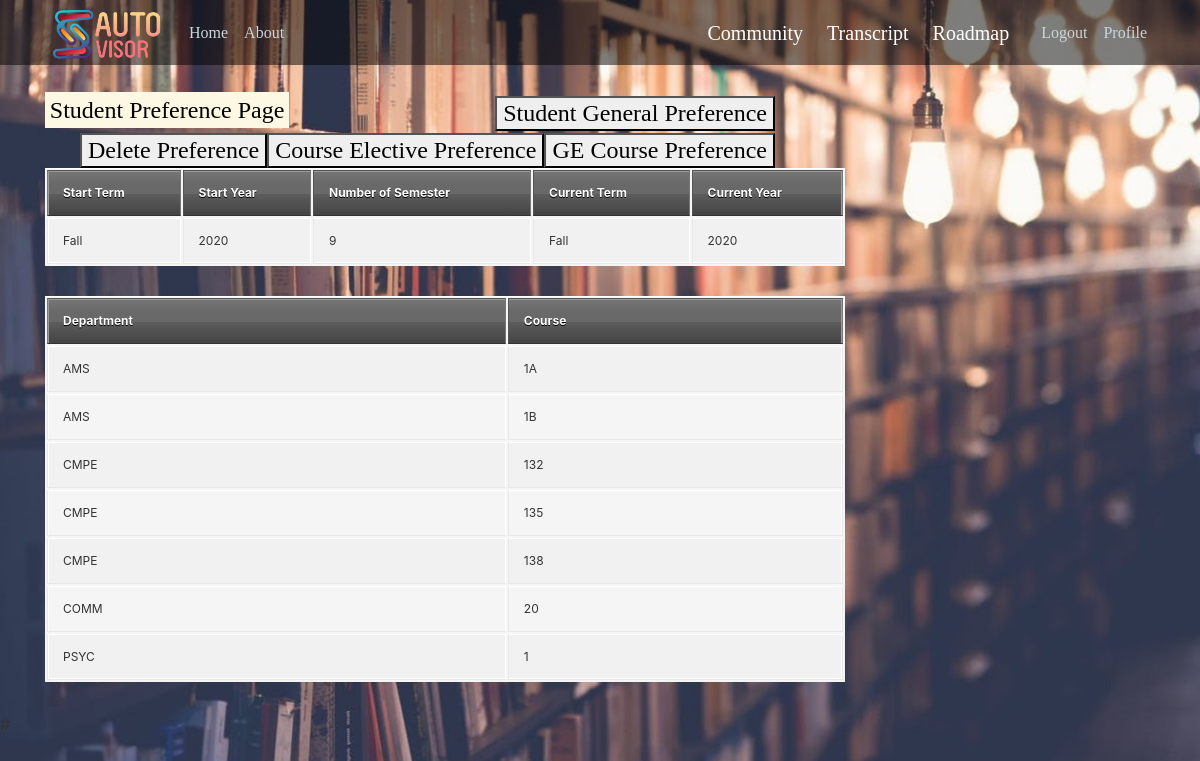
Before: /Preference/ (signed in) with the older database file.
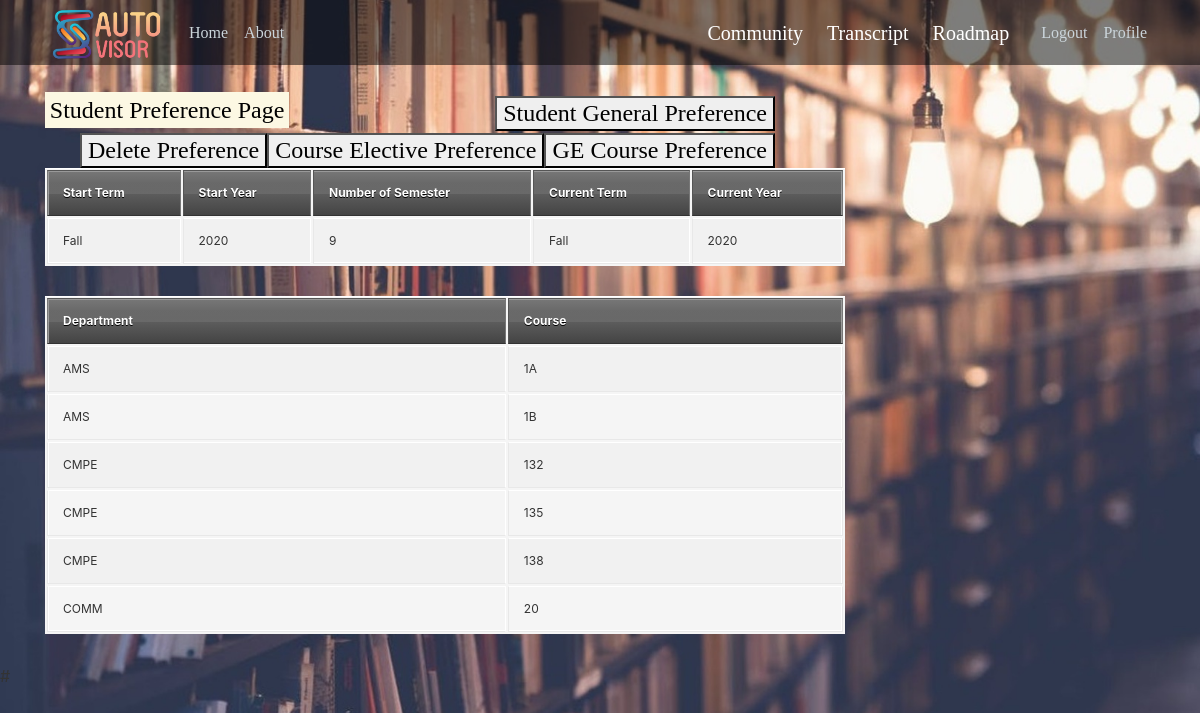
After: the same page with the newer database file.
### schedule/models.py (models this page shows, shortened)
class Student(models.Model):
	id = models.AutoField(auto_created=True, primary_key=True)
	studentID = models.CharField(max_length=9,unique=True)
	user = models.OneToOneField(User, default=None, null=True, on_delete=models.CASCADE)
	startTerm = models.CharField(max_length=6,choices=TERMS,default='Fall')
	startYear = models.IntegerField(default=date.today().year)
	numSemesters = models.IntegerField(default=8)
	currentTerm = models.CharField(max_length=6, choices=TERMS, default='Fall')
	currentYear = models.IntegerField(default=date.today().year)
	catalogue = models.ForeignKey('Catalogue',on_delete=models.RESTRICT)
	prefCourseList = models.ManyToManyField('Course', symmetrical=False, blank=True, through='PreferredCourse')
	separateSV = models.BooleanField(default=False)
	roadmap = models.OneToOneField('Roadmap',on_delete=models.SET_NULL,default=None,blank=True,null=True)
	transcript = models.OneToOneField('Transcript',on_delete=models.SET_NULL,default=None,blank=True,null=True)
	friends = models.ManyToManyField('self',symmetrical=True,related_name='AcceptedFriends',blank=True)
	friendRequests = models.ManyToManyField('self',symmetrical=False,related_name='RequestFriends',blank=True)
	class Meta:
		ordering = ('studentID',)

class PreferredCourse(models.Model):
	course = models.ForeignKey('Course',on_delete=models.CASCADE)
	student = models.ForeignKey('Student',on_delete=models.CASCADE)
	reqID = models.ManyToManyField('GERequirement',default=None,blank=True)
	courseType = models.CharField(max_length=13, choices=CLASS_TYPE, default='General')
	class Meta:
		ordering = ('student','course',)

class Course(models.Model):
	id = models.AutoField(primary_key=True)
	department = models.ForeignKey('Department',on_delete=models.RESTRICT)
	courseID = models.TextField()
	numUnits = models.IntegerField(default=3)
	prereqs = models.ManyToManyField('self',symmetrical=False,blank=True,related_name='Prerequisites',through='PrereqGrade')
	coreqs = models.ManyToManyField('self',symmetrical=False,blank=True,related_name='Corequisites')
	GEArea = models.ManyToManyField('GEArea', symmetrical=False, blank=True,related_name='GE_Areas')
	unitPrereq = models.IntegerField(default=0) #How many units must be taken before taking class
	requiresWST = models.BooleanField(default=False)
	isCapstone = models.BooleanField(default=False)
	isAlternateCapstone = models.BooleanField(default=False)
	NOfPrereqs = models.ManyToManyField('self',symmetrical=False,blank=True,related_name='Optional_Prerequisites',through='OptionalPrereqGrade')
	NPrereqs = models.IntegerField(default=0)
	NOfCoreqs = models.ManyToManyField('self', symmetrical=False, blank=True, related_name='Optional_Corequisites')
	NCoreqs = models.IntegerField(default=0)
	GEPrereqs = models.ManyToManyField('GEArea', symmetrical=False, blank=True,related_name='GE_Prerequisites')
	sequential = models.ManyToManyField('self',symmetrical=False,blank=True,related_name='Sequential')
	class Meta:
		unique_together = ('department', 'courseID', )
		ordering = ('department', 'courseID', )

class Department(models.Model):
	abrv = models.TextField(primary_key=True)
	name = models.TextField()
	class Meta:
		ordering = ('abrv',)
	def __str__(self):
		return str(self.abrv)

### schedule/views.py (the view)
# urls.py: path('Preference/', views.Preference,
@login_required
def Preference(request):
    student = Student.objects.get(user=request.user)
    preferredCourse = PreferredCourse.objects.filter(student=student)
    context = {
	    'student': student,
		'preferredCourses': preferredCourse
    }
    return render(request, 'schedule/Preference.html', context)

### schedule/templates/schedule/Preference.html (shortened to what this page needs)
{% extends "schedule/base.html" %}
{% block content %}
<html>
    <h4><mark> Student Preference Page
    <button id="myButton1" class="float-right submit-button" >Student General Preference</button>
    </h4>
    <h4>
    <button id="myButton2" class="float-right submit-button" >GE Course Preference</button>
    </h4>
       <h4>
    <button id="myButton3" class="float-right submit-button" >Course Elective Preference</button>
    </h4>
    <h4>
 <button id="myButton4" class="float-right submit-button" >Delete Preference</button>
 </h4>
    <table>
        <thead>
          <tr>
              <th>Start Term</th>
              <th>Start Year</th>
              <th>Number of Semester</th>
              <th>Current Term</th>
              <th>Current Year</th>
          </tr>
        </thead>
        <tbody>
            <tr>
            <td>{{student.startTerm}}</td>
            <td>{{student.startYear}}</td>
            <td>{{student.numSemesters}}</td>
            <td>{{student.currentTerm}}</td>
            <td>{{student.currentYear}}</td>
          </tr>
        </tbody>
      </table>
      <table>
            <thead>
              <tr>
                  <th>Department</th>
                  <th>Course</th>
              </tr>
            </thead>
            <tbody>
            {% for preferredCourse in preferredCourses %}
                <tr>
                <td>{{preferredCourse.course.department}}</td>
                <td>{{preferredCourse.course.courseID}}</td>
              </tr>
            {% endfor %}
            </tbody>
          </table>
</html>
{% endblock content %}

### schedule/templates/schedule/base.html (shortened to what this page needs)
{% load static %}
<!DOCTYPE html>
<html>
<head>
    <link rel="stylesheet" href="https://maxcdn.bootstrapcdn.com/bootstrap/4.0.0/css/bootstrap.min.css">
    <link rel="stylesheet" type="text/css" href="{% static 'schedule/main.css' %}">
</head>
<body>
	<header class="site-header">
	  <nav class="navbar navbar-expand-md navbar-dark bg-steel fixed-top">
	    <div class="container">
        <a class="navbar-brand" href="/">
          <div class="logo-image">
                	<img src="{% static 'schedule/images/icon.png' %}" width="120" height="60" left="0" top="20" style="opacity:1;filter:alpha(opacity=50);">
          </div>
        </a>
	      <div class="collapse navbar-collapse" id="navbarToggle">
	        <div class="navbar-nav mr-auto">
	          <a class="nav-item nav-link" href="{% url 'schedule-home' %}">Home</a>
	          <a class="nav-item nav-link" href="{% url 'schedule-about' %}">About</a>
	        </div>
	        <div class="navbar-nav">
	        	{% if user.is_authenticated %}
              <a class="navbar-brand mr-4" href="{% url 'schedule-community' %}">Community</a>
              <a class="navbar-brand mr-4" href="{% url 'schedule-transcript' %}">Transcript</a>
              <a class="navbar-brand mr-4" href="{% url 'schedule-roadmap' %}">Roadmap</a>
	        		<a class="nav-item nav-link" href="{% url 'logout' %}">Logout</a>
	        		<a class="nav-item nav-link" href="{% url 'profile' %}">Profile</a>
	        	{% else %}
		          	<a class="nav-item nav-link" href="{% url 'login' %}">Login</a>
		          	<a class="nav-item nav-link" href="{% url 'register' %}">Register</a>
	          	{% endif %}
	        </div>
	      </div>
	    </div>
	  </nav>
	</header>
	<main role="main" class="container">
	  <div class="row">
	    <div class="col-md-8">
	      	{% block content %}{% endblock %}
	    </div>
	    <div class="col-md-4">
	      </div>
	    </div>
	</main>#
</body>
</html>

### schedule/static/schedule/main.css (style rules this page uses)
body { background: #fafafa url(https://jackrugile.com/images/misc/noise-diagonal.png); color: #444; }
table { background: #f5f5f5; border-collapse: separate; box-shadow: inset 0 1px 0 #fff; font-size: 12px; line-height: 24px; margin: 30px auto; text-align: left; width: 800px; }
th { background: url(https://jackrugile.com/images/misc/noise-diagonal.png), linear-gradient(#777, #444); border-left: 1px solid #555; border-right: 1px solid #777; border-top: 1px solid #555; border-bottom: 1px solid #333; box-shadow: inset 0 1px 0 #999; color: #fff; font-weight: bold; padding: 10px 15px; position: relative; text-shadow: 0 1px 0 #000; }
th:after { background: linear-gradient(rgba(255,255,255,0), rgba(255,255,255,.08)); content: ''; display: block; height: 25%; left: 0; margin: 1px 0 0 0; position: absolute; top: 25%; width: 100%; }
th:first-child { border-left: 1px solid #777; box-shadow: inset 1px 1px 0 #999; }
th:last-child { box-shadow: inset -1px 1px 0 #999; }
td { border-right: 1px solid #fff; border-left: 1px solid #e8e8e8; border-top: 1px solid #fff; border-bottom: 1px solid #e8e8e8; padding: 10px 15px; position: relative; transition: all 300ms; }
td:first-child { box-shadow: inset 1px 0 0 #fff; }
td:last-child { border-right: 1px solid #e8e8e8; box-shadow: inset -1px 0 0 #fff; }
tr { background: url(https://jackrugile.com/images/misc/noise-diagonal.png); }
tr:nth-child(odd) td { background: #f1f1f1 url(https://jackrugile.com/images/misc/noise-diagonal.png); }
tr:last-of-type td { box-shadow: inset 0 -1px 0 #fff; }
tr:last-of-type td:first-child { box-shadow: inset 1px -1px 0 #fff; }
tr:last-of-type td:last-child { box-shadow: inset -1px -1px 0 #fff; }
body { background: #fafafa; color: #333333; margin-top: 6rem; background-image: url(images/background.jpg); background-repeat: no-repeat; background-size: cover; background-attachment: fixed; }
h1, h2, h3, h4, h5, h6 { color: white; font-family:Raleway }
.bg-steel { width: 100%; top: -10; height: 65px; background-color: rgb(0, 0, 0, .5); z-index: 9999; font-family:Raleway }
.site-header .navbar-nav .nav-link { color: #cbd5db; }

Changed rows visible on the page:
removed PreferredCourse: course.department "PSYC", course.courseID "1"
